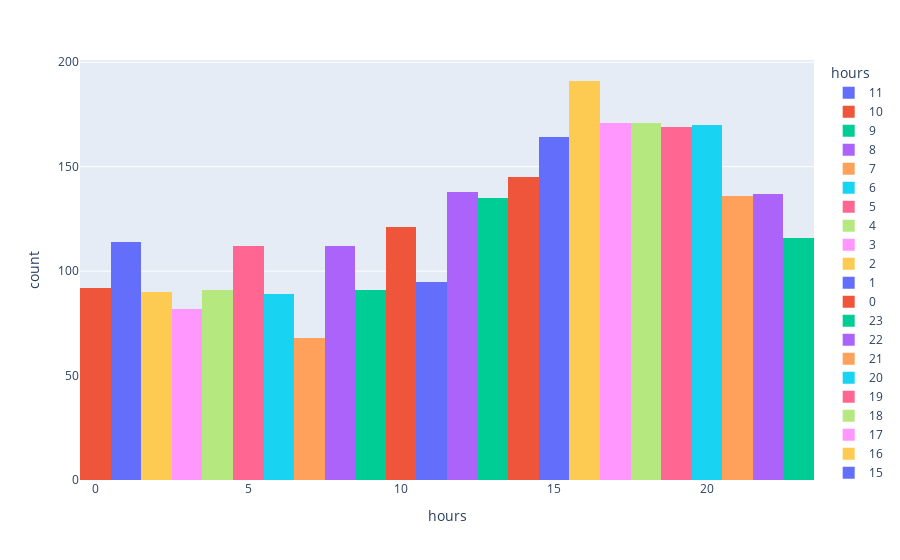

The notebook cell this image was saved under:
### Code cell
px.histogram(df, x='hours', color="hours")

### Figure 1 — Plotly figure (JSON) as saved in the notebook; plotly's stock layout.template omitted (floating-point values rounded to 4 significant figures; data arrays with more than 128 entries replaced by an {"elided": "..."} marker saying what was removed)
{"data": [{"alignmentgroup": "True", "bingroup": "x", "hovertemplate": "hours=%{x}<br>count=%{y}<extra></extra>", "legendgroup": "11", "marker": {"color": "#636efa", "pattern": {"shape": ""}}, "name": "11", "offsetgroup": "11", "orientation": "v", "showlegend": true, "type": "histogram", "x": [11, 11, 11, 11, 11, 11, 11, 11, 11, 11, 11, 11, 11, 11, 11, 11, 11, 11, 11, 11, 11, 11, 11, 11, 11, 11, 11, 11, 11, 11, 11, 11, 11, 11, 11, 11, 11, 11, 11, 11, 11, 11, 11, 11, 11, 11, 11, 11, 11, 11, 11, 11, 11, 11, 11, 11, 11, 11, 11, 11, 11, 11, 11, 11, 11, 11, 11, 11, 11, 11, 11, 11, 11, 11, 11, 11, 11, 11, 11, 11, 11, 11, 11, 11, 11, 11, 11, 11, 11, 11, 11, 11, 11, 11, 11], "xaxis": "x", "yaxis": "y"}, {"alignmentgroup": "True", "bingroup": "x", "hovertemplate": "hours=%{x}<br>count=%{y}<extra></extra>", "legendgroup": "10", "marker": {"color": "#EF553B", "pattern": {"shape": ""}}, "name": "10", "offsetgroup": "10", "orientation": "v", "showlegend": true, "type": "histogram", "x": [10, 10, 10, 10, 10, 10, 10, 10, 10, 10, 10, 10, 10, 10, 10, 10, 10, 10, 10, 10, 10, 10, 10, 10, 10, 10, 10, 10, 10, 10, 10, 10, 10, 10, 10, 10, 10, 10, 10, 10, 10, 10, 10, 10, 10, 10, 10, 10, 10, 10, 10, 10, 10, 10, 10, 10, 10, 10, 10, 10, 10, 10, 10, 10, 10, 10, 10, 10, 10, 10, 10, 10, 10, 10, 10, 10, 10, 10, 10, 10, 10, 10, 10, 10, 10, 10, 10, 10, 10, 10, 10, 10, 10, 10, 10, 10, 10, 10, 10, 10, 10, 10, 10, 10, 10, 10, 10, 10, 10, 10, 10, 10, 10, 10, 10, 10, 10, 10, 10, 10, 10], "xaxis": "x", "yaxis": "y"}, {"alignmentgroup": "True", "bingroup": "x", "hovertemplate": "hours=%{x}<br>count=%{y}<extra></extra>", "legendgroup": "9", "marker": {"color": "#00cc96", "pattern": {"shape": ""}}, "name": "9", "offsetgroup": "9", "orientation": "v", "showlegend": true, "type": "histogram", "x": [9, 9, 9, 9, 9, 9, 9, 9, 9, 9, 9, 9, 9, 9, 9, 9, 9, 9, 9, 9, 9, 9, 9, 9, 9, 9, 9, 9, 9, 9, 9, 9, 9, 9, 9, 9, 9, 9, 9, 9, 9, 9, 9, 9, 9, 9, 9, 9, 9, 9, 9, 9, 9, 9, 9, 9, 9, 9, 9, 9, 9, 9, 9, 9, 9, 9, 9, 9, 9, 9, 9, 9, 9, 9, 9, 9, 9, 9, 9, 9, 9, 9, 9, 9, 9, 9, 9, 9, 9, 9, 9], "xaxis": "x", "yaxis": "y"}, {"alignmentgroup": "True", "bingroup": "x", "hovertemplate": "hours=%{x}<br>count=%{y}<extra></extra>", "legendgroup": "8", "marker": {"color": "#ab63fa", "pattern": {"shape": ""}}, "name": "8", "offsetgroup": "8", "orientation": "v", "showlegend": true, "type": "histogram", "x": [8, 8, 8, 8, 8, 8, 8, 8, 8, 8, 8, 8, 8, 8, 8, 8, 8, 8, 8, 8, 8, 8, 8, 8, 8, 8, 8, 8, 8, 8, 8, 8, 8, 8, 8, 8, 8, 8, 8, 8, 8, 8, 8, 8, 8, 8, 8, 8, 8, 8, 8, 8, 8, 8, 8, 8, 8, 8, 8, 8, 8, 8, 8, 8, 8, 8, 8, 8, 8, 8, 8, 8, 8, 8, 8, 8, 8, 8, 8, 8, 8, 8, 8, 8, 8, 8, 8, 8, 8, 8, 8, 8, 8, 8, 8, 8, 8, 8, 8, 8, 8, 8, 8, 8, 8, 8, 8, 8, 8, 8, 8, 8], "xaxis": "x", "yaxis": "y"}, {"alignmentgroup": "True", "bingroup": "x", "hovertemplate": "hours=%{x}<br>count=%{y}<extra></extra>", "legendgroup": "7", "marker": {"color": "#FFA15A", "pattern": {"shape": ""}}, "name": "7", "offsetgroup": "7", "orientation": "v", "showlegend": true, "type": "histogram", "x": [7, 7, 7, 7, 7, 7, 7, 7, 7, 7, 7, 7, 7, 7, 7, 7, 7, 7, 7, 7, 7, 7, 7, 7, 7, 7, 7, 7, 7, 7, 7, 7, 7, 7, 7, 7, 7, 7, 7, 7, 7, 7, 7, 7, 7, 7, 7, 7, 7, 7, 7, 7, 7, 7, 7, 7, 7, 7, 7, 7, 7, 7, 7, 7, 7, 7, 7, 7], "xaxis": "x", "yaxis": "y"}, {"alignmentgroup": "True", "bingroup": "x", "hovertemplate": "hours=%{x}<br>count=%{y}<extra></extra>", "legendgroup": "6", "marker": {"color": "#19d3f3", "pattern": {"shape": ""}}, "name": "6", "offsetgroup": "6", "orientation": "v", "showlegend": true, "type": "histogram", "x": [6, 6, 6, 6, 6, 6, 6, 6, 6, 6, 6, 6, 6, 6, 6, 6, 6, 6, 6, 6, 6, 6, 6, 6, 6, 6, 6, 6, 6, 6, 6, 6, 6, 6, 6, 6, 6, 6, 6, 6, 6, 6, 6, 6, 6, 6, 6, 6, 6, 6, 6, 6, 6, 6, 6, 6, 6, 6, 6, 6, 6, 6, 6, 6, 6, 6, 6, 6, 6, 6, 6, 6, 6, 6, 6, 6, 6, 6, 6, 6, 6, 6, 6, 6, 6, 6, 6, 6, 6], "xaxis": "x", "yaxis": "y"}, {"alignmentgroup": "True", "bingroup": "x", "hovertemplate": "hours=%{x}<br>count=%{y}<extra></extra>", "legendgroup": "5", "marker": {"color": "#FF6692", "pattern": {"shape": ""}}, "name": "5", "offsetgroup": "5", "orientation": "v", "showlegend": true, "type": "histogram", "x": [5, 5, 5, 5, 5, 5, 5, 5, 5, 5, 5, 5, 5, 5, 5, 5, 5, 5, 5, 5, 5, 5, 5, 5, 5, 5, 5, 5, 5, 5, 5, 5, 5, 5, 5, 5, 5, 5, 5, 5, 5, 5, 5, 5, 5, 5, 5, 5, 5, 5, 5, 5, 5, 5, 5, 5, 5, 5, 5, 5, 5, 5, 5, 5, 5, 5, 5, 5, 5, 5, 5, 5, 5, 5, 5, 5, 5, 5, 5, 5, 5, 5, 5, 5, 5, 5, 5, 5, 5, 5, 5, 5, 5, 5, 5, 5, 5, 5, 5, 5, 5, 5, 5, 5, 5, 5, 5, 5, 5, 5, 5, 5], "xaxis": "x", "yaxis": "y"}, {"alignmentgroup": "True", "bingroup": "x", "hovertemplate": "hours=%{x}<br>count=%{y}<extra></extra>", "legendgroup": "4", "marker": {"color": "#B6E880", "pattern": {"shape": ""}}, "name": "4", "offsetgroup": "4", "orientation": "v", "showlegend": true, "type": "histogram", "x": [4, 4, 4, 4, 4, 4, 4, 4, 4, 4, 4, 4, 4, 4, 4, 4, 4, 4, 4, 4, 4, 4, 4, 4, 4, 4, 4, 4, 4, 4, 4, 4, 4, 4, 4, 4, 4, 4, 4, 4, 4, 4, 4, 4, 4, 4, 4, 4, 4, 4, 4, 4, 4, 4, 4, 4, 4, 4, 4, 4, 4, 4, 4, 4, 4, 4, 4, 4, 4, 4, 4, 4, 4, 4, 4, 4, 4, 4, 4, 4, 4, 4, 4, 4, 4, 4, 4, 4, 4, 4, 4], "xaxis": "x", "yaxis": "y"}, {"alignmentgroup": "True", "bingroup": "x", "hovertemplate": "hours=%{x}<br>count=%{y}<extra></extra>", "legendgroup": "3", "marker": {"color": "#FF97FF", "pattern": {"shape": ""}}, "name": "3", "offsetgroup": "3", "orientation": "v", "showlegend": true, "type": "histogram", "x": [3, 3, 3, 3, 3, 3, 3, 3, 3, 3, 3, 3, 3, 3, 3, 3, 3, 3, 3, 3, 3, 3, 3, 3, 3, 3, 3, 3, 3, 3, 3, 3, 3, 3, 3, 3, 3, 3, 3, 3, 3, 3, 3, 3, 3, 3, 3, 3, 3, 3, 3, 3, 3, 3, 3, 3, 3, 3, 3, 3, 3, 3, 3, 3, 3, 3, 3, 3, 3, 3, 3, 3, 3, 3, 3, 3, 3, 3, 3, 3, 3, 3], "xaxis": "x", "yaxis": "y"}, {"alignmentgroup": "True", "bingroup": "x", "hovertemplate": "hours=%{x}<br>count=%{y}<extra></extra>", "legendgroup": "2", "marker": {"color": "#FECB52", "pattern": {"shape": ""}}, "name": "2", "offsetgroup": "2", "orientation": "v", "showlegend": true, "type": "histogram", "x": [2, 2, 2, 2, 2, 2, 2, 2, 2, 2, 2, 2, 2, 2, 2, 2, 2, 2, 2, 2, 2, 2, 2, 2, 2, 2, 2, 2, 2, 2, 2, 2, 2, 2, 2, 2, 2, 2, 2, 2, 2, 2, 2, 2, 2, 2, 2, 2, 2, 2, 2, 2, 2, 2, 2, 2, 2, 2, 2, 2, 2, 2, 2, 2, 2, 2, 2, 2, 2, 2, 2, 2, 2, 2, 2, 2, 2, 2, 2, 2, 2, 2, 2, 2, 2, 2, 2, 2, 2, 2], "xaxis": "x", "yaxis": "y"}, {"alignmentgroup": "True", "bingroup": "x", "hovertemplate": "hours=%{x}<br>count=%{y}<extra></extra>", "legendgroup": "1", "marker": {"color": "#636efa", "pattern": {"shape": ""}}, "name": "1", "offsetgroup": "1", "orientation": "v", "showlegend": true, "type": "histogram", "x": [1, 1, 1, 1, 1, 1, 1, 1, 1, 1, 1, 1, 1, 1, 1, 1, 1, 1, 1, 1, 1, 1, 1, 1, 1, 1, 1, 1, 1, 1, 1, 1, 1, 1, 1, 1, 1, 1, 1, 1, 1, 1, 1, 1, 1, 1, 1, 1, 1, 1, 1, 1, 1, 1, 1, 1, 1, 1, 1, 1, 1, 1, 1, 1, 1, 1, 1, 1, 1, 1, 1, 1, 1, 1, 1, 1, 1, 1, 1, 1, 1, 1, 1, 1, 1, 1, 1, 1, 1, 1, 1, 1, 1, 1, 1, 1, 1, 1, 1, 1, 1, 1, 1, 1, 1, 1, 1, 1, 1, 1, 1, 1, 1, 1], "xaxis": "x", "yaxis": "y"}, {"alignmentgroup": "True", "bingroup": "x", "hovertemplate": "hours=%{x}<br>count=%{y}<extra></extra>", "legendgroup": "0", "marker": {"color": "#EF553B", "pattern": {"shape": ""}}, "name": "0", "offsetgroup": "0", "orientation": "v", "showlegend": true, "type": "histogram", "x": [0, 0, 0, 0, 0, 0, 0, 0, 0, 0, 0, 0, 0, 0, 0, 0, 0, 0, 0, 0, 0, 0, 0, 0, 0, 0, 0, 0, 0, 0, 0, 0, 0, 0, 0, 0, 0, 0, 0, 0, 0, 0, 0, 0, 0, 0, 0, 0, 0, 0, 0, 0, 0, 0, 0, 0, 0, 0, 0, 0, 0, 0, 0, 0, 0, 0, 0, 0, 0, 0, 0, 0, 0, 0, 0, 0, 0, 0, 0, 0, 0, 0, 0, 0, 0, 0, 0, 0, 0, 0, 0, 0], "xaxis": "x", "yaxis": "y"}, {"alignmentgroup": "True", "bingroup": "x", "hovertemplate": "hours=%{x}<br>count=%{y}<extra></extra>", "legendgroup": "23", "marker": {"color": "#00cc96", "pattern": {"shape": ""}}, "name": "23", "offsetgroup": "23", "orientation": "v", "showlegend": true, "type": "histogram", "x": [23, 23, 23, 23, 23, 23, 23, 23, 23, 23, 23, 23, 23, 23, 23, 23, 23, 23, 23, 23, 23, 23, 23, 23, 23, 23, 23, 23, 23, 23, 23, 23, 23, 23, 23, 23, 23, 23, 23, 23, 23, 23, 23, 23, 23, 23, 23, 23, 23, 23, 23, 23, 23, 23, 23, 23, 23, 23, 23, 23, 23, 23, 23, 23, 23, 23, 23, 23, 23, 23, 23, 23, 23, 23, 23, 23, 23, 23, 23, 23, 23, 23, 23, 23, 23, 23, 23, 23, 23, 23, 23, 23, 23, 23, 23, 23, 23, 23, 23, 23, 23, 23, 23, 23, 23, 23, 23, 23, 23, 23, 23, 23, 23, 23, 23, 23], "xaxis": "x", "yaxis": "y"}, {"alignmentgroup": "True", "bingroup": "x", "hovertemplate": "hours=%{x}<br>count=%{y}<extra></extra>", "legendgroup": "22", "marker": {"color": "#ab63fa", "pattern": {"shape": ""}}, "name": "22", "offsetgroup": "22", "orientation": "v", "showlegend": true, "type": "histogram", "x": {"elided": "137 int values"}, "xaxis": "x", "yaxis": "y"}, {"alignmentgroup": "True", "bingroup": "x", "hovertemplate": "hours=%{x}<br>count=%{y}<extra></extra>", "legendgroup": "21", "marker": {"color": "#FFA15A", "pattern": {"shape": ""}}, "name": "21", "offsetgroup": "21", "orientation": "v", "showlegend": true, "type": "histogram", "x": {"elided": "136 int values"}, "xaxis": "x", "yaxis": "y"}, {"alignmentgroup": "True", "bingroup": "x", "hovertemplate": "hours=%{x}<br>count=%{y}<extra></extra>", "legendgroup": "20", "marker": {"color": "#19d3f3", "pattern": {"shape": ""}}, "name": "20", "offsetgroup": "20", "orientation": "v", "showlegend": true, "type": "histogram", "x": {"elided": "170 int values"}, "xaxis": "x", "yaxis": "y"}, {"alignmentgroup": "True", "bingroup": "x", "hovertemplate": "hours=%{x}<br>count=%{y}<extra></extra>", "legendgroup": "19", "marker": {"color": "#FF6692", "pattern": {"shape": ""}}, "name": "19", "offsetgroup": "19", "orientation": "v", "showlegend": true, "type": "histogram", "x": {"elided": "169 int values"}, "xaxis": "x", "yaxis": "y"}, {"alignmentgroup": "True", "bingroup": "x", "hovertemplate": "hours=%{x}<br>count=%{y}<extra></extra>", "legendgroup": "18", "marker": {"color": "#B6E880", "pattern": {"shape": ""}}, "name": "18", "offsetgroup": "18", "orientation": "v", "showlegend": true, "type": "histogram", "x": {"elided": "171 int values"}, "xaxis": "x", "yaxis": "y"}, {"alignmentgroup": "True", "bingroup": "x", "hovertemplate": "hours=%{x}<br>count=%{y}<extra></extra>", "legendgroup": "17", "marker": {"color": "#FF97FF", "pattern": {"shape": ""}}, "name": "17", "offsetgroup": "17", "orientation": "v", "showlegend": true, "type": "histogram", "x": {"elided": "171 int values"}, "xaxis": "x", "yaxis": "y"}, {"alignmentgroup": "True", "bingroup": "x", "hovertemplate": "hours=%{x}<br>count=%{y}<extra></extra>", "legendgroup": "16", "marker": {"color": "#FECB52", "pattern": {"shape": ""}}, "name": "16", "offsetgroup": "16", "orientation": "v", "showlegend": true, "type": "histogram", "x": {"elided": "191 int values"}, "xaxis": "x", "yaxis": "y"}, {"alignmentgroup": "True", "bingroup": "x", "hovertemplate": "hours=%{x}<br>count=%{y}<extra></extra>", "legendgroup": "15", "marker": {"color": "#636efa", "pattern": {"shape": ""}}, "name": "15", "offsetgroup": "15", "orientation": "v", "showlegend": true, "type": "histogram", "x": {"elided": "164 int values"}, "xaxis": "x", "yaxis": "y"}, {"alignmentgroup": "True", "bingroup": "x", "hovertemplate": "hours=%{x}<br>count=%{y}<extra></extra>", "legendgroup": "14", "marker": {"color": "#EF553B", "pattern": {"shape": ""}}, "name": "14", "offsetgroup": "14", "orientation": "v", "showlegend": true, "type": "histogram", "x": {"elided": "145 int values"}, "xaxis": "x", "yaxis": "y"}, {"alignmentgroup": "True", "bingroup": "x", "hovertemplate": "hours=%{x}<br>count=%{y}<extra></extra>", "legendgroup": "13", "marker": {"color": "#00cc96", "pattern": {"shape": ""}}, "name": "13", "offsetgroup": "13", "orientation": "v", "showlegend": true, "type": "histogram", "x": {"elided": "135 int values"}, "xaxis": "x", "yaxis": "y"}, {"alignmentgroup": "True", "bingroup": "x", "hovertemplate": "hours=%{x}<br>count=%{y}<extra></extra>", "legendgroup": "12", "marker": {"color": "#ab63fa", "pattern": {"shape": ""}}, "name": "12", "offsetgroup": "12", "orientation": "v", "showlegend": true, "type": "histogram", "x": {"elided": "138 int values"}, "xaxis": "x", "yaxis": "y"}], "layout": {"barmode": "relative", "legend": {"title": {"text": "hours"}, "tracegroupgap": 0}, "margin": {"t": 60}, "xaxis": {"anchor": "y", "categoryarray": [11, 10, 9, 8, 7, 6, 5, 4, 3, 2, 1, 0, 23, 22, 21, 20, 19, 18, 17, 16, 15, 14, 13, 12], "categoryorder": "array", "domain": [0, 1], "title": {"text": "hours"}}, "yaxis": {"anchor": "x", "domain": [0, 1], "title": {"text": "count"}}}}
